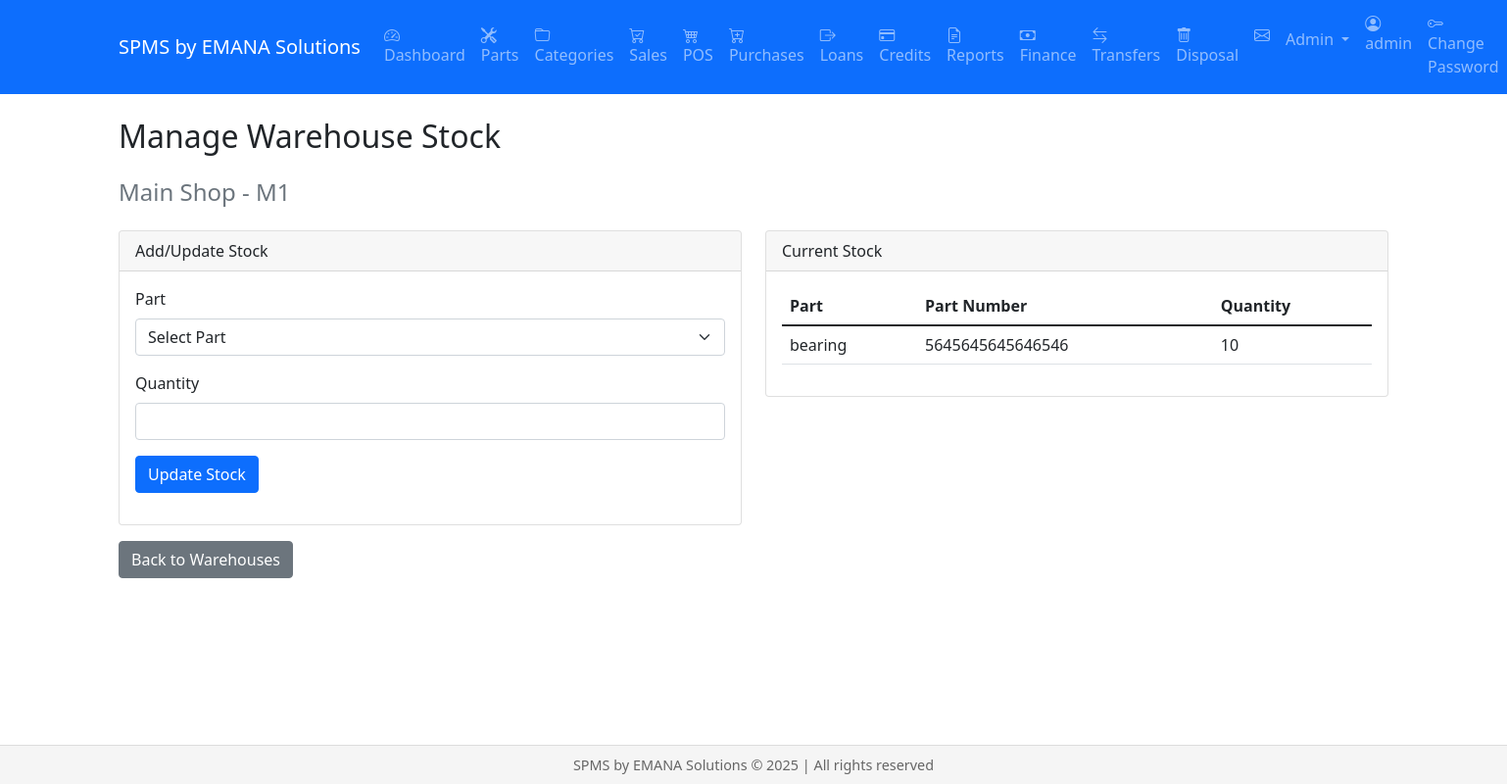
/admin/warehouses/1/stock (signed in), run on the app's committed database.
### models.py (models this page shows, shortened)
class User(db.Model, UserMixin):
    id = db.Column(db.Integer, primary_key=True)
    username = db.Column(db.String(80), unique=True, nullable=False)
    email = db.Column(db.String(120), unique=True, nullable=False)
    password_hash = db.Column(db.String(256))
    role = db.Column(db.String(20), default='staff')  # admin, manager, staff
    created_at = db.Column(db.DateTime, default=datetime.utcnow)
    active = db.Column(db.Boolean, default=True)  # Renamed from is_active to active
    fs_uniquifier = db.Column(db.String(64), unique=True, nullable=False)
    confirmed_at = db.Column(db.DateTime, nullable=True, default=None)
    roles = db.relationship('Role', secondary=roles_users, backref=db.backref('users', lazy='dynamic'))
    @property
    def is_authenticated(self):
        return True
    @property
    def is_active(self):
        return self.active  # Now returns the active column value

class Warehouse(db.Model):
    id = db.Column(db.Integer, primary_key=True)
    name = db.Column(db.String(100), nullable=False)
    location = db.Column(db.String(200))

class Part(db.Model):
    __tablename__ = 'parts'
    id = db.Column(db.Integer, primary_key=True)
    part_number = db.Column(db.String(100), unique=True, nullable=False)
    name = db.Column(db.String(200), nullable=False)
    description = db.Column(db.Text)
    stock_level = db.Column(db.Integer, default=0)
    cost_price = db.Column(db.Float, default=0.0)
    selling_price = db.Column(db.Float, default=0.0)
    location = db.Column(db.String(100))
    manufacturer = db.Column(db.String(100), nullable=False)
    quality_level = db.Column(db.String(20), nullable=False)
    code = db.Column(db.String(100))
    substitute_part_number = db.Column(db.String(100))  # Changed from make
    min_stock = db.Column(db.Integer, default=0)  # Added minimum stock level
    weight = db.Column(db.Float)
    height = db.Column(db.Float)
    length = db.Column(db.Float)
    width = db.Column(db.Float)
    color = db.Column(db.String(50))
    image_url = db.Column(db.String(255))
    unit = db.Column(db.String(20))  # piece, set, box
    min_price = db.Column(db.Float)
    max_price = db.Column(db.Float)
    cost_price = db.Column(db.Float)  # Average cost price
    category_id = db.Column(db.Integer, db.ForeignKey('category.id'))
    supplier_id = db.Column(db.Integer, db.ForeignKey('supplier.id'))
    warranty_period = db.Column(db.Integer)  # in months
    barcode = db.Column(db.String(100), unique=True)
    created_at = db.Column(db.DateTime, default=datetime.utcnow)
    updated_at = db.Column(db.DateTime, onupdate=datetime.utcnow)
    cost_price_dirham = db.Column(db.Float, default=0.0)

class WarehouseStock(db.Model):
    id = db.Column(db.Integer, primary_key=True)
    warehouse_id = db.Column(db.Integer, db.ForeignKey('warehouse.id'))
    part_id = db.Column(db.Integer, db.ForeignKey('parts.id'))  # Note: using 'parts' table name
    quantity = db.Column(db.Integer, default=0)
    warehouse = db.relationship('Warehouse',
                              backref=db.backref('stock_items', lazy=True),
                              foreign_keys=[warehouse_id],
                              primaryjoin='WarehouseStock.warehouse_id == Warehouse.id')
    part = db.relationship('Part',
                          backref=db.backref('warehouse_stocks', lazy=True),
                          foreign_keys=[part_id],
                          primaryjoin='WarehouseStock.part_id == Part.id')

### views/admin.py (the view, shortened to what this page needs)
@admin.route('/admin/warehouses/<int:warehouse_id>/stock', methods=['GET', 'POST'])
@login_required
@admin_required
def manage_warehouse_stock(warehouse_id):
    warehouse = Warehouse.query.get_or_404(warehouse_id)
    warehouse_stock = WarehouseStock.query\
        .join(Part)\
        .filter(WarehouseStock.warehouse_id == warehouse_id)\
        .all()
    parts = Part.query.all()
    return render_template('admin/warehouse_stock.html',
                         warehouse=warehouse,
                         warehouse_stock=warehouse_stock,
                         parts=parts)

### views/admin.py (called while the page is built)
def admin_required(f):
    @wraps(f)
    def decorated_function(*args, **kwargs):
        if not current_user.is_authenticated or current_user.role != 'admin':
            flash('You need to be an admin to access this page.', 'error')
            return redirect(url_for('dashboard.index'))
        return f(*args, **kwargs)
    return decorated_function

### templates/admin/warehouse_stock.html (shortened to what this page needs)
{% extends "base.html" %}
{% block content %}
<div class="container">
    <h2 class="mb-4">Manage Warehouse Stock</h2>
    <h4 class="text-muted">{{ warehouse.name }} - {{ warehouse.location }}</h4>
    <div class="row mt-4">
        <div class="col-md-6">
            <div class="card">
                <div class="card-header">
                    Add/Update Stock
                </div>
                <div class="card-body">
                    <form method="POST">
                        <div class="mb-3">
                            <label for="part_id" class="form-label">Part</label>
                            <select class="form-select" id="part_id" name="part_id" required>
                                <option value="">Select Part</option>
                            </select>
                        </div>
                        <div class="mb-3">
                            <label for="quantity" class="form-label">Quantity</label>
                            <input type="number" class="form-control" id="quantity"
                                   name="quantity" min="0" required>
                        </div>
                        <button type="submit" class="btn btn-primary">Update Stock</button>
                    </form>
                </div>
            </div>
        </div>
        <div class="col-md-6">
            <div class="card">
                <div class="card-header">
                    Current Stock
                </div>
                <div class="card-body">
                    <div class="table-responsive">
                        <table class="table">
                            <thead>
                                <tr>
                                    <th>Part</th>
                                    <th>Part Number</th>
                                    <th>Quantity</th>
                                </tr>
                            </thead>
                            <tbody>
                                {% for stock in warehouse_stock %}
                                <tr>
                                    {% set part = parts|selectattr('id', 'equalto', stock.part_id)|first %}
                                    <td>{{ part.name if part else 'Unknown Part' }}</td>
                                    <td>{{ part.part_number if part else 'N/A' }}</td>
                                    <td>{{ stock.quantity }}</td>
                                </tr>
                                {% endfor %}
                            </tbody>
                        </table>
                    </div>
                </div>
            </div>
        </div>
    </div>
    <div class="mt-3">
        <a href="{{ url_for('admin.warehouses') }}" class="btn btn-secondary">
            Back to Warehouses
        </a>
    </div>
</div>
{% endblock %}

### templates/base.html (shortened to what this page needs)
<html lang="en">
<head>
    <link rel="stylesheet" href="{{ url_for('static', filename='css/jquery-ui.css') }}">
    <link rel="stylesheet" href="{{ url_for('static', filename='css/bootstrap.min.css') }}">
    <link rel="stylesheet" href="{{ url_for('static', filename='css/bootstrap-icons.css') }}">
</head>
<body>
    <nav class="navbar navbar-expand-lg navbar-dark bg-primary mb-4">
        <div class="container">
            <a class="navbar-brand" href="{{ url_for('dashboard.index') }}">
                SPMS by EMANA Solutions
            </a>
            <div class="collapse navbar-collapse" id="navbarNav">
                {% if current_user.is_authenticated %}
                <ul class="navbar-nav">
                    <li class="nav-item">
                        <a class="nav-link {% if request.endpoint and request.endpoint.startswith('dashboard.') %}active{% endif %}"
                           href="{{ url_for('dashboard.index') }}">
                            <i class="bi bi-speedometer2"></i> Dashboard
                        </a>
                    </li>
                    <li class="nav-item">
                        <a class="nav-link {% if request.endpoint and request.endpoint.startswith('parts.') %}active{% endif %}"
                           href="{% if current_user.role == 'staff' %}{{ url_for('parts.staff_list_parts') }}{% else %}{{ url_for('parts.list_parts') }}{% endif %}">
                            <i class="bi bi-tools"></i> Parts
                        </a>
                    </li>
                    {% if current_user.role in ['admin', 'manager'] %}
                    <li class="nav-item">
                        <a class="nav-link {% if request.endpoint and request.endpoint.startswith('categories.') %}active{% endif %}"
                           href="{{ url_for('categories.list_categories') }}">
                            <i class="bi bi-folder"></i> Categories
                        </a>
                    </li>
                    {% endif %}
                    <li class="nav-item">
                        <a class="nav-link {% if request.endpoint and request.endpoint.startswith('sales.') %}active{% endif %}"
                           href="{{ url_for('sales.list_sales') }}">
                            <i class="bi bi-cart-check"></i> Sales
                        </a>
                    </li>
                    <li class="nav-item">
                        <a class="nav-link {% if request.endpoint and request.endpoint.startswith('pos.') %}active{% endif %}"
                           href="{{ url_for('pos.index') }}">
                            <i class="bi bi-cart4"></i> POS
                        </a>
                    </li>
                    {% if current_user.role in ['admin', 'manager'] %}
                    <li class="nav-item">
                        <a class="nav-link {% if request.endpoint and request.endpoint.startswith('purchases.') %}active{% endif %}"
                           href="{{ url_for('purchases.list_purchases') }}">
                            <i class="bi bi-cart-plus"></i> Purchases
                        </a>
                    </li>
                    {% endif %}
                    <li class="nav-item">
                        <a class="nav-link {% if request.endpoint and request.endpoint.startswith('loans.') %}active{% endif %}"
                           href="{{ url_for('loans.list_loans') }}">
                            <i class="bi bi-box-arrow-right"></i> Loans
                        </a>
                    </li>
                    {% if current_user.role in ['admin', 'manager'] %}
                    <li class="nav-item">
                        <a class="nav-link {% if request.endpoint and request.endpoint.startswith('credits.') %}active{% endif %}"
                           href="{{ url_for('credits.list_credits') }}">
                            <i class="bi bi-credit-card"></i> Credits
                        </a>
                    </li>
                    {% endif %}
                    {% if current_user.role in ['admin', 'manager'] %}
                    <li class="nav-item">
                        <a class="nav-link {% if request.endpoint and request.endpoint.startswith('reports.') %}active{% endif %}"
                           href="{{ url_for('reports.index') }}">
                            <i class="bi bi-file-earmark-text"></i> Reports
                        </a>
                    </li>
                    {% endif %}
                    {% if current_user.role in ['admin', 'manager'] %}
                    <li class="nav-item">
                        <a class="nav-link {% if request.endpoint and request.endpoint.startswith('finance.') %}active{% endif %}"
                           href="{{ url_for('finance.index') }}">
                            <i class="bi bi-cash"></i> Finance
                        </a>
                    </li>
                    {% endif %}
                    {% if current_user.is_authenticated and current_user.role in ['admin', 'manager', 'staff'] %}
                    <li class="nav-item">
                        <a class="nav-link {% if request.endpoint and request.endpoint.startswith('transfers.') %}active{% endif %}"
                           href="{{ url_for('transfers.list_transfers') }}">
                            <i class="bi bi-arrow-left-right"></i> Transfers
                        </a>
                    </li>
                    {% endif %}
                    {% if current_user.is_authenticated and current_user.role in ['admin', 'manager'] %}
                    <li class="nav-item">
                        <a class="nav-link {% if request.endpoint and request.endpoint.startswith('disposals.') %}active{% endif %}"
                           href="{{ url_for('disposals.list_disposals') }}">
                            <i class="bi bi-trash"></i> Disposal
                        </a>
                    </li>
                    {% endif %}
                    <li class="nav-item">
                        <a class="nav-link" href="{{ url_for('messages.list_messages') }}">
                            <i class="bi bi-envelope"></i>
                        </a>
                    </li>
                    {% if current_user.role == 'admin' %}
                    <li class="nav-item dropdown">
                        <a class="nav-link dropdown-toggle" href="#" id="adminDropdown" role="button"
                           data-bs-toggle="dropdown" aria-expanded="false">
                            Admin
                        </a>
                    </li>
                    {% endif %}
                </ul>
                <ul class="navbar-nav ms-auto">
                    <li class="nav-item">
                        <span class="nav-link"><i class="bi bi-person-circle"></i> {{ current_user.username }}</span>
                    </li>
                    <li class="nav-item">
                        <a class="nav-link {% if request.endpoint and request.endpoint.startswith('profile.') %}active{% endif %}"
                           href="{{ url_for('profile.change_password') }}">
                            <i class="bi bi-key"></i> Change Password
                        </a>
                    </li>
                </ul>
                {% endif %}
            </div>
        </div>
    </nav>
    <div class="content-wrapper">
        {% block content %}{% endblock %}
    </div>
    <footer class="footer">
        <div class="container">
            SPMS by EMANA Solutions &copy; {{ current_year }} | All rights reserved
        </div>
    </footer>
</body>
</html>

### templates/base.html (style rules this page uses)
.footer { position: fixed; bottom: 0; width: 100%; height: 40px; line-height: 40px; background-color: #f5f5f5; text-align: center; font-size: 0.9em; color: #666; border-top: 1px solid #ddd; }
.content-wrapper { margin-bottom: 60px; }

### data on the page
User: username "admin"
Warehouse: name "Main Shop", location "M1"
WarehouseStock: quantity "10"
Part: name "bearing", part_number "5645645645646546"
